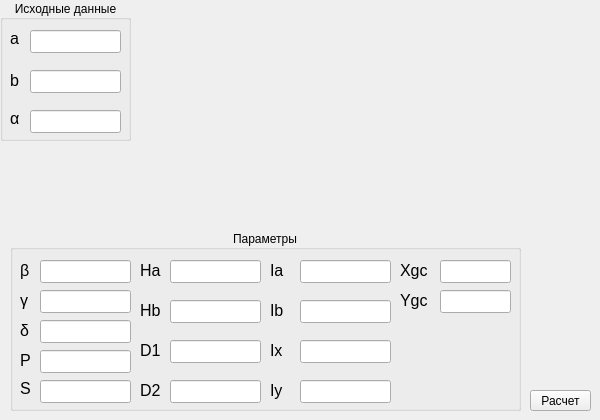
    <widget class="QWidget" name="tabParallelogram">
     <attribute name="title">
      <string>Параллелограм</string>
     </attribute>
     <widget class="QPushButton" name="pushButtonParallelogram">
      <property name="geometry">
       <rect>
        <x>530</x>
        <y>390</y>
        <width>61</width>
        <height>21</height>
       </rect>
      </property>
      <property name="text">
       <string>Расчет</string>
      </property>
     </widget>
     <widget class="QGroupBox" name="groupBox_7">
      <property name="geometry">
       <rect>
        <x>0</x>
        <y>0</y>
        <width>131</width>
        <height>141</height>
       </rect>
      </property>
      <property name="title">
       <string>Исходные данные</string>
      </property>
      <property name="alignment">
       <set>Qt::AlignCenter</set>
      </property>
      <widget class="QLabel" name="label_25">
       <property name="geometry">
        <rect>
         <x>10</x>
         <y>30</y>
         <width>16</width>
         <height>16</height>
        </rect>
       </property>
       <property name="font">
        <font>
         <pointsize>12</pointsize>
        </font>
       </property>
       <property name="text">
        <string>a</string>
       </property>
      </widget>
      <widget class="QLineEdit" name="lineEditParallAlpha">
       <property name="geometry">
        <rect>
         <x>30</x>
         <y>110</y>
         <width>91</width>
         <height>23</height>
        </rect>
       </property>
      </widget>
      <widget class="QLabel" name="label_31">
       <property name="geometry">
        <rect>
         <x>10</x>
         <y>110</y>
         <width>16</width>
         <height>16</height>
        </rect>
       </property>
       <property name="font">
        <font>
         <pointsize>12</pointsize>
        </font>
       </property>
       <property name="text">
        <string>α</string>
       </property>
      </widget>
      <widget class="QLineEdit" name="lineEditParallB">
       <property name="geometry">
        <rect>
         <x>30</x>
         <y>70</y>
         <width>91</width>
         <height>23</height>
        </rect>
       </property>
      </widget>
      <widget class="QLabel" name="label_26">
       <property name="geometry">
        <rect>
         <x>10</x>
         <y>70</y>
         <width>16</width>
         <height>21</height>
        </rect>
       </property>
       <property name="font">
        <font>
         <pointsize>12</pointsize>
        </font>
       </property>
       <property name="text">
        <string>b</string>
       </property>
      </widget>
      <widget class="QLineEdit" name="lineEditParallA">
       <property name="geometry">
        <rect>
         <x>30</x>
         <y>30</y>
         <width>91</width>
         <height>23</height>
        </rect>
       </property>
      </widget>
     </widget>
     <widget class="QGroupBox" name="groupBox_12">
      <property name="geometry">
       <rect>
        <x>10</x>
        <y>230</y>
        <width>511</width>
        <height>181</height>
       </rect>
      </property>
      <property name="title">
       <string>Параметры</string>
      </property>
      <property name="alignment">
       <set>Qt::AlignCenter</set>
      </property>
      <widget class="QLabel" name="label_65">
       <property name="geometry">
        <rect>
         <x>10</x>
         <y>60</y>
         <width>16</width>
         <height>21</height>
        </rect>
       </property>
       <property name="font">
        <font>
         <pointsize>12</pointsize>
        </font>
       </property>
       <property name="text">
        <string>γ</string>
       </property>
      </widget>
      <widget class="QLineEdit" name="lineEditParallGamma">
       <property name="geometry">
        <rect>
         <x>30</x>
         <y>60</y>
         <width>91</width>
         <height>23</height>
        </rect>
       </property>
      </widget>
      <widget class="QLineEdit" name="lineEditParallBeta">
       <property name="geometry">
        <rect>
         <x>30</x>
         <y>30</y>
         <width>91</width>
         <height>23</height>
        </rect>
       </property>
      </widget>
      <widget class="QLabel" name="label_32">
       <property name="geometry">
        <rect>
         <x>10</x>
         <y>30</y>
         <width>16</width>
         <height>21</height>
        </rect>
       </property>
       <property name="font">
        <font>
         <pointsize>12</pointsize>
        </font>
       </property>
       <property name="text">
        <string>β</string>
       </property>
      </widget>
      <widget class="QLineEdit" name="lineEditParallDelta">
       <property name="geometry">
        <rect>
         <x>30</x>
         <y>90</y>
         <width>91</width>
         <height>23</height>
        </rect>
       </property>
      </widget>
      <widget class="QLabel" name="label_66">
       <property name="geometry">
        <rect>
         <x>10</x>
         <y>90</y>
         <width>16</width>
         <height>21</height>
        </rect>
       </property>
       <property name="font">
        <font>
         <pointsize>12</pointsize>
        </font>
       </property>
       <property name="text">
        <string>δ</string>
       </property>
      </widget>
      <widget class="QLabel" name="label_29">
       <property name="geometry">
        <rect>
         <x>130</x>
         <y>110</y>
         <width>21</width>
         <height>21</height>
        </rect>
       </property>
       <property name="font">
        <font>
         <pointsize>12</pointsize>
        </font>
       </property>
       <property name="text">
        <string>D1</string>
       </property>
      </widget>
      <widget class="QLineEdit" name="lineEditParallD2">
       <property name="geometry">
        <rect>
         <x>160</x>
         <y>150</y>
         <width>91</width>
         <height>23</height>
        </rect>
       </property>
      </widget>
      <widget class="QLabel" name="label_30">
       <property name="geometry">
        <rect>
         <x>130</x>
         <y>150</y>
         <width>21</width>
         <height>21</height>
        </rect>
       </property>
       <property name="font">
        <font>
         <pointsize>12</pointsize>
        </font>
       </property>
       <property name="text">
        <string>D2</string>
       </property>
      </widget>
      <widget class="QLineEdit" name="lineEditParallD1">
       <property name="geometry">
        <rect>
         <x>160</x>
         <y>110</y>
         <width>91</width>
         <height>23</height>
        </rect>
       </property>
      </widget>
      <widget class="QLabel" name="label_34">
       <property name="geometry">
        <rect>
         <x>130</x>
         <y>70</y>
         <width>21</width>
         <height>21</height>
        </rect>
       </property>
       <property name="font">
        <font>
         <pointsize>12</pointsize>
        </font>
       </property>
       <property name="text">
        <string>Hb</string>
       </property>
      </widget>
      <widget class="QLineEdit" name="lineEditParallHeightB">
       <property name="geometry">
        <rect>
         <x>160</x>
         <y>70</y>
         <width>91</width>
         <height>23</height>
        </rect>
       </property>
      </widget>
      <widget class="QLineEdit" name="lineEditParallHeightA">
       <property name="geometry">
        <rect>
         <x>160</x>
         <y>30</y>
         <width>91</width>
         <height>23</height>
        </rect>
       </property>
      </widget>
      <widget class="QLabel" name="label_33">
       <property name="geometry">
        <rect>
         <x>130</x>
         <y>30</y>
         <width>21</width>
         <height>20</height>
        </rect>
       </property>
       <property name="font">
        <font>
         <pointsize>12</pointsize>
        </font>
       </property>
       <property name="text">
        <string>Ha</string>
       </property>
      </widget>
      <widget class="QLabel" name="label_22">
       <property name="geometry">
        <rect>
         <x>260</x>
         <y>30</y>
         <width>16</width>
         <height>21</height>
        </rect>
       </property>
       <property name="font">
        <font>
         <pointsize>12</pointsize>
        </font>
       </property>
       <property name="text">
        <string>Ia</string>
       </property>
      </widget>
      <widget class="QLineEdit" name="lineEditParallIa">
       <property name="geometry">
        <rect>
         <x>290</x>
         <y>30</y>
         <width>91</width>
         <height>23</height>
        </rect>
       </property>
      </widget>
      <widget class="QLineEdit" name="lineEditParallIb">
       <property name="geometry">
        <rect>
         <x>290</x>
         <y>70</y>
         <width>91</width>
         <height>23</height>
        </rect>
       </property>
      </widget>
      <widget class="QLabel" name="label_23">
       <property name="geometry">
        <rect>
         <x>260</x>
         <y>70</y>
         <width>21</width>
         <height>21</height>
        </rect>
       </property>
       <property name="font">
        <font>
         <pointsize>12</pointsize>
        </font>
       </property>
       <property name="text">
        <string>Ib</string>
       </property>
      </widget>
      <widget class="QLabel" name="label_63">
       <property name="geometry">
        <rect>
         <x>260</x>
         <y>110</y>
         <width>21</width>
         <height>21</height>
        </rect>
       </property>
       <property name="font">
        <font>
         <pointsize>12</pointsize>
        </font>
       </property>
       <property name="text">
        <string>Ix</string>
       </property>
      </widget>
      <widget class="QLineEdit" name="lineEditParallIac">
       <property name="geometry">
        <rect>
         <x>290</x>
         <y>110</y>
         <width>91</width>
         <height>23</height>
        </rect>
       </property>
      </widget>
      <widget class="QLabel" name="label_64">
       <property name="geometry">
        <rect>
         <x>260</x>
         <y>150</y>
         <width>31</width>
         <height>21</height>
        </rect>
       </property>
       <property name="font">
        <font>
         <pointsize>12</pointsize>
        </font>
       </property>
       <property name="text">
        <string>Iy</string>
       </property>
      </widget>
      <widget class="QLineEdit" name="lineEditParallIbc">
       <property name="geometry">
        <rect>
         <x>290</x>
         <y>150</y>
         <width>91</width>
         <height>23</height>
        </rect>
       </property>
      </widget>
      <widget class="QLabel" name="label_28">
       <property name="geometry">
        <rect>
         <x>10</x>
         <y>120</y>
         <width>16</width>
         <height>21</height>
        </rect>
       </property>
       <property name="font">
        <font>
         <pointsize>12</pointsize>
        </font>
       </property>
       <property name="text">
        <string>P</string>
       </property>
      </widget>
      <widget class="QLineEdit" name="lineEditParallP">
       <property name="geometry">
        <rect>
         <x>30</x>
         <y>120</y>
         <width>91</width>
         <height>23</height>
        </rect>
       </property>
      </widget>
      <widget class="QLabel" name="label_27">
       <property name="geometry">
        <rect>
         <x>10</x>
         <y>150</y>
         <width>16</width>
         <height>16</height>
        </rect>
       </property>
       <property name="font">
        <font>
         <pointsize>12</pointsize>
        </font>
       </property>
       <property name="text">
        <string>S</string>
       </property>
      </widget>
      <widget class="QLineEdit" name="lineEditParallS">
       <property name="geometry">
        <rect>
         <x>30</x>
         <y>150</y>
         <width>91</width>
         <height>23</height>
        </rect>
       </property>
      </widget>
      <widget class="QLineEdit" name="lineEditParallelogramXgc">
       <property name="geometry">
        <rect>
         <x>430</x>
         <y>30</y>
         <width>71</width>
         <height>23</height>
        </rect>
       </property>
       <property name="readOnly">
        <bool>true</bool>
       </property>
      </widget>
      <widget class="QLabel" name="label_247">
       <property name="geometry">
        <rect>
         <x>390</x>
         <y>30</y>
         <width>31</width>
         <height>21</height>
        </rect>
       </property>
       <property name="font">
        <font>
         <pointsize>12</pointsize>
        </font>
       </property>
       <property name="text">
        <string>Xgc</string>
       </property>
      </widget>
      <widget class="QLabel" name="label_248">
       <property name="geometry">
        <rect>
         <x>390</x>
         <y>60</y>
         <width>31</width>
         <height>21</height>
        </rect>
       </property>
       <property name="font">
        <font>
         <pointsize>12</pointsize>
        </font>
       </property>
       <property name="text">
        <string>Ygc</string>
       </property>
      </widget>
      <widget class="QLineEdit" name="lineEditParallelogramYgc">
       <property name="geometry">
        <rect>
         <x>430</x>
         <y>60</y>
         <width>71</width>
         <height>23</height>
        </rect>
       </property>
       <property name="readOnly">
        <bool>true</bool>
       </property>
      </widget>
     </widget>
     <widget class="QLabel" name="label_84">
      <property name="geometry">
       <rect>
        <x>140</x>
        <y>10</y>
        <width>451</width>
        <height>231</height>
       </rect>
      </property>
      <property name="text">
       <string/>
      </property>
      <property name="pixmap">
       <pixmap>Pictures/triangle.png</pixmap>
      </property>
     </widget>
     <widget class="QLabel" name="label_231">
      <property name="geometry">
       <rect>
        <x>170</x>
        <y>0</y>
        <width>371</width>
        <height>231</height>
       </rect>
      </property>
      <property name="text">
       <string/>
      </property>
      <property name="pixmap">
       <pixmap>:/resource/Pictures/Parallelogram2.jpg</pixmap>
      </property>
     </widget>
    </widget>
